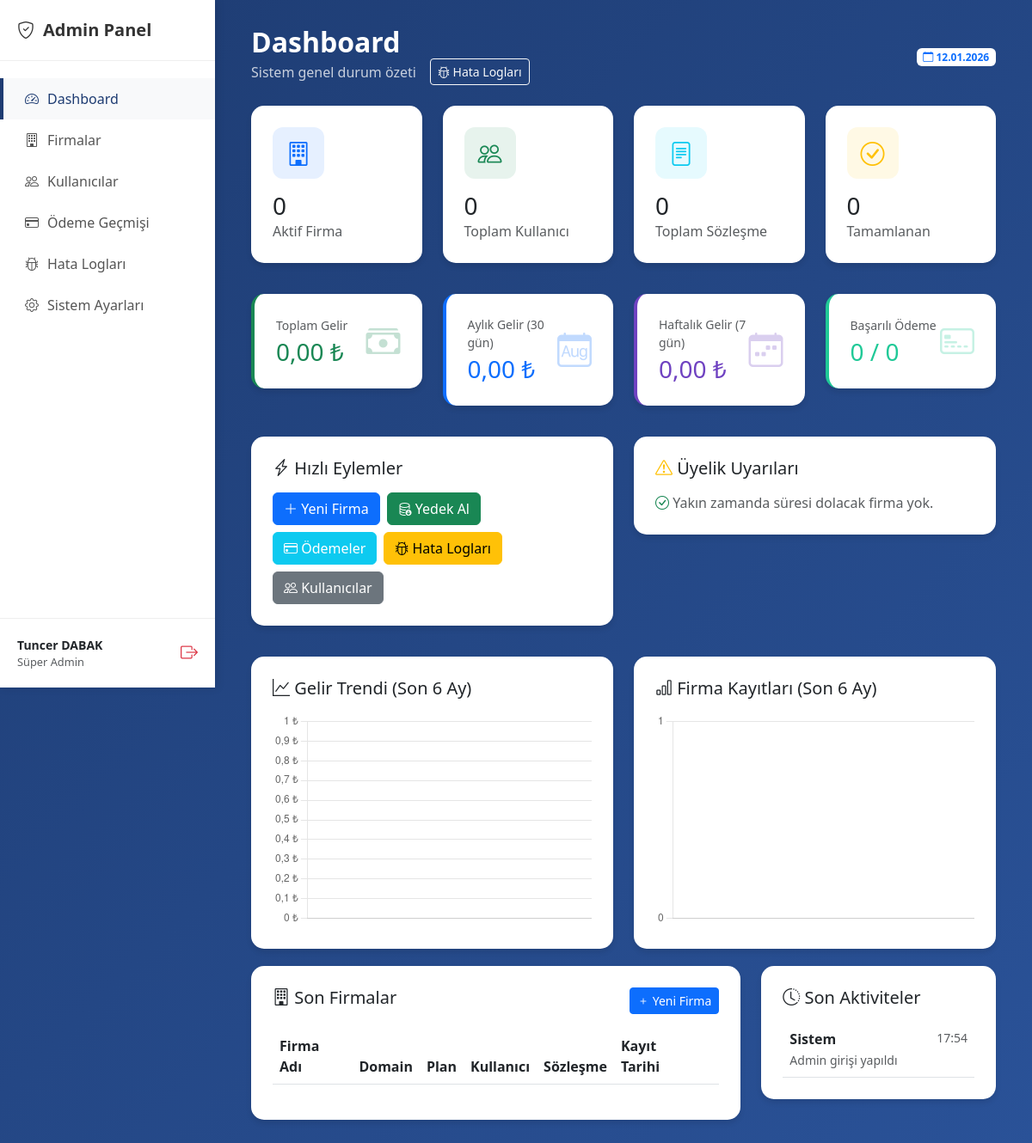
Screenshot of /sunucuya_gonderilecek_dosyalar/admin/dashboard.php (signed in) with the database file from the repository.
### tables this page shows
CREATE TABLE `denetim_kayitlari` (
  `id` int(11) NOT NULL,
  `firma_id` int(11) DEFAULT NULL,
  `kullanici_id` int(11) DEFAULT NULL,
  `islem` varchar(255) NOT NULL,
  `meta` longtext DEFAULT NULL CHECK (json_valid(`meta`)),
  `ip` varchar(50) DEFAULT NULL,
  `tarih` datetime DEFAULT current_timestamp()
);

### sunucuya_gonderilecek_dosyalar/admin/dashboard.php (the view, shortened to what the rows shown need)
<?php
require_once '../includes/functions.php';
$db = getDB();
$trend_sql = "SELECT
    DATE_FORMAT(created_at, '%Y-%m') as ay,
    DATE_FORMAT(created_at, '%b %Y') as ay_adi,
    SUM(CASE WHEN status = 'success' THEN amount ELSE 0 END) as gelir,
    COUNT(CASE WHEN status = 'success' THEN 1 END) as odeme_sayisi
FROM payments
WHERE created_at >= DATE_SUB(NOW(), INTERVAL 6 MONTH)
GROUP BY DATE_FORMAT(created_at, '%Y-%m')
ORDER BY ay ASC";
$trend_stmt = $db->query($trend_sql);
$gelir_trend = $trend_stmt->fetchAll();
$firma_trend_sql = "SELECT
    DATE_FORMAT(olusturma_tarihi, '%Y-%m') as ay,
    DATE_FORMAT(olusturma_tarihi, '%b %Y') as ay_adi,
    COUNT(*) as kayit_sayisi
FROM firmalar
WHERE olusturma_tarihi >= DATE_SUB(NOW(), INTERVAL 6 MONTH)
GROUP BY DATE_FORMAT(olusturma_tarihi, '%Y-%m')
ORDER BY ay ASC";
$firma_trend_stmt = $db->query($firma_trend_sql);
$firma_trend = $firma_trend_stmt->fetchAll();
$aktivite_sql = "SELECT dk.*, k.isim, f.firma_adi
                FROM denetim_kayitlari dk
                LEFT JOIN kullanicilar k ON dk.kullanici_id = k.id
                LEFT JOIN firmalar f ON dk.firma_id = f.id
                ORDER BY dk.tarih DESC
                LIMIT 20";
$aktivite_stmt = $db->query($aktivite_sql);
$aktiviteler = $aktivite_stmt->fetchAll();
$chart_labels = array_map(function ($item) {
    return $item['ay_adi'];
}, $gelir_trend);
$chart_gelir = array_map(function ($item) {
    return (float) $item['gelir'];
}, $gelir_trend);
$chart_firma_labels = array_map(function ($item) {
    return $item['ay_adi'];
}, $firma_trend);
$chart_firma = array_map(function ($item) {
    return (int) $item['kayit_sayisi'];
}, $firma_trend);
?>
<?php include '../includes/header.php'; ?>
<div class="main-content">
    <div class="container-fluid">
        <div class="d-flex justify-content-between align-items-center mb-4 text-white">
            <div>
                <h2 class="fw-bold mb-0">Dashboard</h2>
            </div>
        </div>
        <div class="row">
            <div class="col-lg-8">
                <div class="custom-card">
                    <div class="table-responsive">
                        <table class="table table-hover">
                            <thead>
                                <tr>
                                    <th>Firma Adı</th>
                                    <th>Domain</th>
                                    <th>Plan</th>
                                    <th class="text-center">Kullanıcı</th>
                                    <th class="text-center">Sözleşme</th>
                                    <th>Kayıt Tarihi</th>
                                    <th></th>
                                </tr>
                            </thead>
                        </table>
                    </div>
                </div>
            </div>
            <div class="col-lg-4">
                <div class="custom-card">
                    <div style="max-height: 500px; overflow-y: auto;">
                        <?php foreach ($aktiviteler as $aktivite): ?>
                            <div class="p-2 border-bottom">
                                <div class="d-flex justify-content-between align-items-start">
                                    <div>
                                        <strong><?php echo htmlspecialchars($aktivite['isim'] ?? 'Sistem'); ?></strong>
                                        <br>
                                        <small
                                            class="text-muted"><?php echo htmlspecialchars($aktivite['islem']); ?></small>
                                    </div>
                                    <small class="text-muted">
                                        <?php echo formatDate($aktivite['tarih'], 'H:i'); ?>
                                    </small>
                                </div>
                            </div>
                        <?php endforeach; ?>
                    </div>
                </div>
            </div>
        </div>
    </div>
</div>
<script>
    document.addEventListener('DOMContentLoaded', function () {
        // Gelir Trendi Grafiği
        const gelirCtx = document.getElementById('gelirChart');
        if (gelirCtx) {
            new Chart(gelirCtx, {
                type: 'line',
                data: {
                    labels: <?php echo json_encode($chart_labels); ?>,
                    datasets: [{
                        label: 'Gelir (₺)',
                        data: <?php echo json_encode($chart_gelir); ?>,
                        borderColor: 'rgb(25, 135, 84)',
                        backgroundColor: 'rgba(25, 135, 84, 0.1)',
                        fill: true,
                        tension: 0.4
                    }]
                },
                options: {
                    responsive: true,
                    maintainAspectRatio: false,
                    plugins: {
                        legend: { display: false }
                    },
                    scales: {
                        y: {
                            beginAtZero: true,
                            ticks: {
                                callback: function (value) {
                                    return value.toLocaleString('tr-TR') + ' ₺';
                                }
                            }
                        }
                    }
                }
            });
        }
        // Firma Kayıt Grafiği
        const firmaCtx = document.getElementById('firmaChart');
        if (firmaCtx) {
            new Chart(firmaCtx, {
                type: 'bar',
                data: {
                    labels: <?php echo json_encode($chart_firma_labels); ?>,
                    datasets: [{
                        label: 'Yeni Kayıt',
                        data: <?php echo json_encode($chart_firma); ?>,
                        backgroundColor: 'rgba(13, 110, 253, 0.7)',
                        borderColor: 'rgb(13, 110, 253)',
                        borderWidth: 1
                    }]
                },
                options: {
                    responsive: true,
                    maintainAspectRatio: false,
                    plugins: {
                        legend: { display: false }
                    },
                    scales: {
                        y: {
                            beginAtZero: true,
                            ticks: {
                                stepSize: 1
                            }
                        }
                    }
                }
            });
        }
    });
</script>
<?php include '../includes/footer.php'; ?>

### rows the page displays
denetim_kayitlari: isim "Sistem", islem "Admin girişi yapıldı", tarih "17:54"

### other values shown
$sidebar_title "Admin Panel"
$item['text'] "Dashboard"
$item['text'] "Firmalar"
$item['text'] "Kullanıcılar"
$item['text'] "Ödeme Geçmişi"
$item['text'] "Hata Logları"
$item['text'] "Sistem Ayarları"
$user_name "Tuncer DABAK"
$user_title "Süper Admin"
$stats['toplam_firma'] "0"
$stats['toplam_kullanici'] "0"
$stats['toplam_sozlesme'] "0"
$stats['tamamlanan_sozlesme'] "0"
$gelir['toplam_gelir'] "0,00"
$gelir['aylik_gelir'] "0,00"
